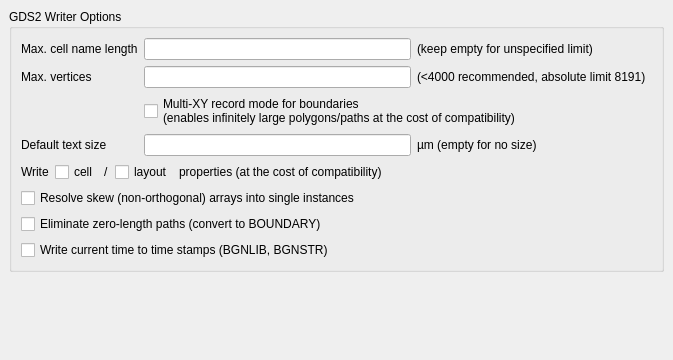
<?xml version="1.0" encoding="UTF-8"?>
<ui version="4.0">
 <class>GDS2WriterOptionPage</class>
 <widget class="QWidget" name="GDS2WriterOptionPage">
  <property name="geometry">
   <rect>
    <x>0</x>
    <y>0</y>
    <width>673</width>
    <height>360</height>
   </rect>
  </property>
  <property name="windowTitle">
   <string>Form</string>
  </property>
  <layout class="QVBoxLayout">
   <property name="spacing">
    <number>6</number>
   </property>
   <property name="leftMargin">
    <number>9</number>
   </property>
   <property name="topMargin">
    <number>9</number>
   </property>
   <property name="rightMargin">
    <number>9</number>
   </property>
   <property name="bottomMargin">
    <number>9</number>
   </property>
   <item>
    <widget class="QGroupBox" name="groupBox">
     <property name="title">
      <string>GDS2 Writer Options</string>
     </property>
     <layout class="QGridLayout">
      <property name="leftMargin">
       <number>9</number>
      </property>
      <property name="topMargin">
       <number>9</number>
      </property>
      <property name="rightMargin">
       <number>9</number>
      </property>
      <property name="bottomMargin">
       <number>9</number>
      </property>
      <property name="spacing">
       <number>6</number>
      </property>
      <item row="3" column="2">
       <widget class="QLabel" name="label_10">
        <property name="text">
         <string>µm (empty for no size)</string>
        </property>
       </widget>
      </item>
      <item row="5" column="0" colspan="3">
       <widget class="QCheckBox" name="resolve_skew_arrays_cbx">
        <property name="text">
         <string>Resolve skew (non-orthogonal) arrays into single instances</string>
        </property>
       </widget>
      </item>
      <item row="3" column="0">
       <widget class="QLabel" name="label_9">
        <property name="text">
         <string>Default text size</string>
        </property>
       </widget>
      </item>
      <item row="1" column="1">
       <widget class="QLineEdit" name="max_vertex_le"/>
      </item>
      <item row="0" column="0">
       <widget class="QLabel" name="label">
        <property name="text">
         <string>Max. cell name length</string>
        </property>
       </widget>
      </item>
      <item row="7" column="0" colspan="3">
       <widget class="QCheckBox" name="write_timestamps">
        <property name="text">
         <string>Write current time to time stamps (BGNLIB, BGNSTR)</string>
        </property>
       </widget>
      </item>
      <item row="2" column="1" colspan="3">
       <widget class="QCheckBox" name="multi_xy_cbx">
        <property name="text">
         <string>Multi-XY record mode for boundaries
(enables infinitely large polygons/paths at the cost of compatibility)</string>
        </property>
       </widget>
      </item>
      <item row="4" column="0" colspan="3">
       <widget class="QFrame" name="frame">
        <property name="frameShape">
         <enum>QFrame::NoFrame</enum>
        </property>
        <property name="frameShadow">
         <enum>QFrame::Raised</enum>
        </property>
        <layout class="QHBoxLayout" name="horizontalLayout">
         <property name="leftMargin">
          <number>0</number>
         </property>
         <property name="topMargin">
          <number>0</number>
         </property>
         <property name="rightMargin">
          <number>0</number>
         </property>
         <property name="bottomMargin">
          <number>0</number>
         </property>
         <item>
          <widget class="QLabel" name="label_6">
           <property name="text">
            <string>Write</string>
           </property>
          </widget>
         </item>
         <item>
          <widget class="QCheckBox" name="write_cell_properties">
           <property name="text">
            <string>cell</string>
           </property>
          </widget>
         </item>
         <item>
          <widget class="QLabel" name="label_7">
           <property name="text">
            <string>/</string>
           </property>
          </widget>
         </item>
         <item>
          <widget class="QCheckBox" name="write_file_properties">
           <property name="text">
            <string>layout</string>
           </property>
          </widget>
         </item>
         <item>
          <widget class="QLabel" name="label_8">
           <property name="sizePolicy">
            <sizepolicy hsizetype="Preferred" vsizetype="Preferred">
             <horstretch>1</horstretch>
             <verstretch>0</verstretch>
            </sizepolicy>
           </property>
           <property name="text">
            <string>properties (at the cost of compatibility)</string>
           </property>
          </widget>
         </item>
        </layout>
       </widget>
      </item>
      <item row="1" column="0">
       <widget class="QLabel" name="label_2">
        <property name="text">
         <string>Max. vertices</string>
        </property>
       </widget>
      </item>
      <item row="3" column="1">
       <widget class="QLineEdit" name="default_text_size_le"/>
      </item>
      <item row="1" column="2">
       <widget class="QLabel" name="label_4">
        <property name="text">
         <string>(&lt;4000 recommended, absolute limit 8191)</string>
        </property>
       </widget>
      </item>
      <item row="6" column="0" colspan="3">
       <widget class="QCheckBox" name="no_zero_length_paths">
        <property name="text">
         <string>Eliminate zero-length paths (convert to BOUNDARY)</string>
        </property>
       </widget>
      </item>
      <item row="0" column="1">
       <widget class="QLineEdit" name="cell_name_length_le"/>
      </item>
      <item row="0" column="2">
       <widget class="QLabel" name="label_3">
        <property name="text">
         <string>(keep empty for unspecified limit)</string>
        </property>
       </widget>
      </item>
     </layout>
    </widget>
   </item>
   <item>
    <spacer>
     <property name="orientation">
      <enum>Qt::Vertical</enum>
     </property>
     <property name="sizeHint" stdset="0">
      <size>
       <width>524</width>
       <height>51</height>
      </size>
     </property>
    </spacer>
   </item>
  </layout>
 </widget>
 <tabstops>
  <tabstop>cell_name_length_le</tabstop>
  <tabstop>max_vertex_le</tabstop>
  <tabstop>multi_xy_cbx</tabstop>
  <tabstop>no_zero_length_paths</tabstop>
  <tabstop>write_timestamps</tabstop>
 </tabstops>
 <resources/>
 <connections/>
</ui>
